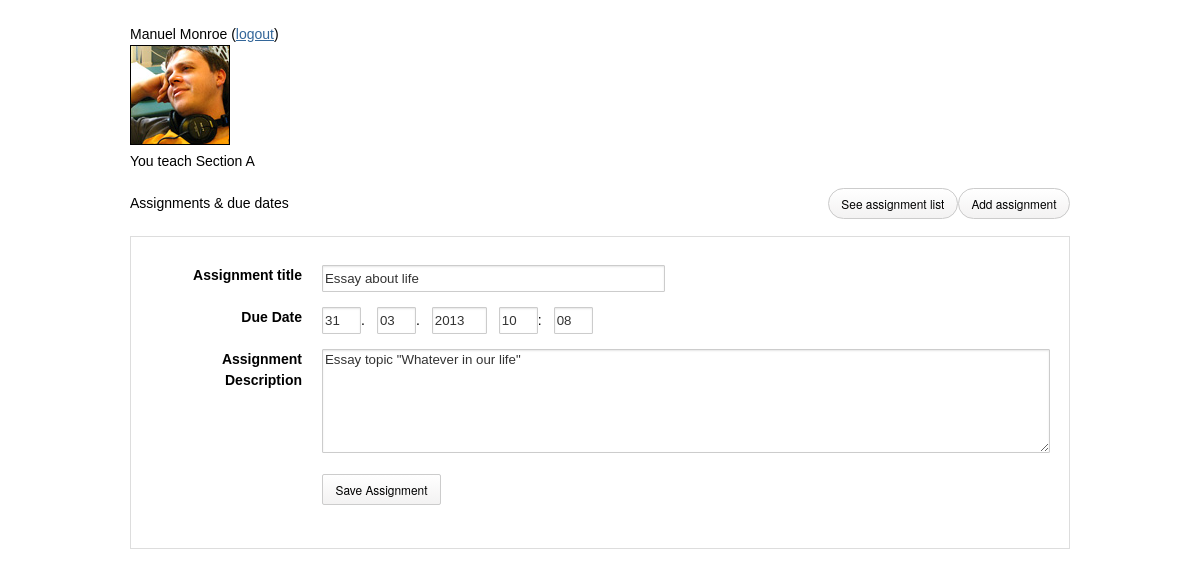
Screenshot of /edit_assignment.php?id=1 (signed in) with the database file from the repository.
### tables this page shows
CREATE TABLE IF NOT EXISTS tbl_professors (
  professor_id mediumint(3) unsigned NOT NULL AUTO_INCREMENT,
  professor_login varchar(20) NOT NULL,
  professor_password varchar(80) NOT NULL,
  professor_name varchar(40) NOT NULL,
  professor_lastname varchar(40) NOT NULL,
  professor_avatar varchar(90) NOT NULL,
  PRIMARY KEY (professor_id)
);

CREATE TABLE IF NOT EXISTS tbl_sections (
  section_id tinyint(2) unsigned NOT NULL AUTO_INCREMENT,
  section_title varchar(20) NOT NULL,
  PRIMARY KEY (section_id)
);

CREATE TABLE IF NOT EXISTS tbl_assignments (
  assignment_id smallint(5) unsigned NOT NULL AUTO_INCREMENT,
  assignment_title varchar(200) NOT NULL,
  assignment_description text NOT NULL,
  assignment_duedate varchar(40) NOT NULL,
  assignment_submit varchar(30) NOT NULL,
  PRIMARY KEY (assignment_id)
);

### includes/queries.php (called while the page is built, shortened)
<?php
$username = $_SESSION['name'];
$sql_professor = "SELECT * \n"
    . "FROM tbl_professors, tbl_l_profsec, tbl_sections, tbl_assignments, tbl_l_secassign \n"
    . "WHERE \n"
    . "tbl_l_secassign.section_id=tbl_sections.section_id AND\n"
    . "tbl_l_secassign.assignment_id=tbl_assignments.assignment_id AND\n"
    . "tbl_l_profsec.professor_id=tbl_professors.professor_id AND\n"
    . "tbl_l_profsec.section_id=tbl_sections.section_id AND\n"
    . "tbl_professors.professor_login=\"".$username."\"";
$result_professor=mysql_query($sql_professor);
?>

### edit_assignment.php (the view, shortened to what this page needs)
<?php
include("includes/queries.php");
$assignment_id = $_GET['id'];
$sql = "SELECT * FROM tbl_assignments WHERE assignment_id=\"".$assignment_id."\"";
$result = mysql_query($sql);
$row = mysql_fetch_array($result);
$epoch = strtotime($row['assignment_duedate']);
$day = new DateTime("@$epoch");
$day->format('Y');
  ?>
<!DOCTYPE html>
<html>
<head>
	<link rel="stylesheet" type="text/css" href="lib/kube/css/kube.min.css" />
	<link rel="stylesheet" type="text/css" href="lib/kube/css/master.css" />
<meta charset="UTF-8"></head>
<body>
<?php
for ($i = 0; $professors[$i] = mysql_fetch_assoc($result_professor); $i++);
	array_pop($professors);
echo "<div id=\"page\">";
echo $professors[0]["professor_name"]." ".$professors[0]["professor_lastname"]." (<a href=\"logout.php\">logout</a>)<br>";
echo "<img src=\"".$professors[0]["professor_avatar"]."\" ><br>";
echo "You teach ".$professors[0]["section_title"]."<br><br>";
echo "<div class=\"row\">";
echo "<span class=\"fourth\">Assignments &amp; due dates</span>";
echo "<span class=\"fourth push-right\"><a href=\"add_assignment.php\" class=\"btn btn-round\">Add assignment</a>    </span>";
echo "<span class=\"fourth push-right\"><a href=\"index.php\" class=\"btn btn-round\">See assignment list</a></span>";
echo "</div>";
?>
<form method="post" action="_edit_assignment.php" class="forms columnar">
    <fieldset>
        <ul>
            <li>
                <label for="assignment_title" class="bold">Assignment title</label>
                <input type="text" name="assignment_title" id="assignment_title" size="40" value="<?php echo $row['assignment_title']; ?>" />
            </li>
            <li>
                <label for="assignment_duedate" class="bold">Due Date</label>
                <li>
		<ul class="multicolumn">
		        <li>
		            <input type="text" name="day" name="day" size="2" value="<?php echo $day->format('d'); ?>">.
		        </li>
		        <li>
		            <input type="text" name="month" name="month" size="2" value="<?php echo $day->format('m'); ?>">.
		        </li>
		        <li>
		            <input type="text" name="year" name="year" size="4" value="<?php echo $day->format('Y'); ?>">
		        </li>
		        <li><input type="text" name="hour" name="hour" size="2" value="<?php echo $day->format('H'); ?>">:
		</li>
		<li>
			<input type="text" name="min" name="min" size="2" value="<?php echo $day->format('i'); ?>">
		 </li>
            	</li>
            </ul>
            <li>
                <fieldset>
                    <section><label class="bold">Assignment Description</label></section>
                    <textarea id="assignment_description" name="assignment_description" class="width-100" style="height: 100px;"><?php echo $row['assignment_description']; ?></textarea>
                </fieldset>
            </li>
            <li class="push">
            <input type="submit" name="send" class="btn" value="Save Assignment" />
            </li>
    </fieldset>
</form>
</div>

### rows the page displays
tbl_professors: professor_name "Manuel", professor_lastname "Monroe", professor_avatar (placeholder picture)
tbl_sections: section_title "Section A"
tbl_assignments: assignment_title "Essay about life", day "31", month "03", year "2013", hour "10", min "08", assignment_description "Essay topic \"Whatever in our life\""
